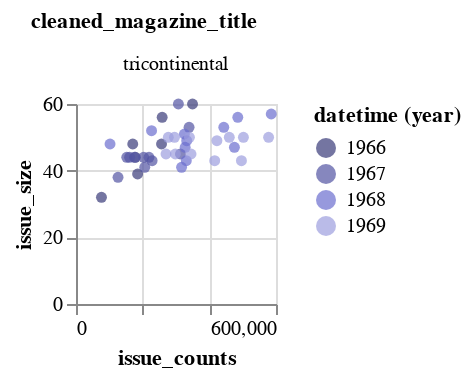

The cell this chart's notebook holds for it:
### Code cell
# Issue size compared to issue tokens
alt.Chart(issues_df).mark_circle().encode(
    x='issue_counts:Q',
    y='issue_size:Q',
    color=alt.Color('year(datetime):O', scale=alt.Scale(scheme='category20b')),
    # color=alt.Color('magazine_title:O', scale=alt.Scale(scheme='category10')),
).properties(
    width=100,
    height=100
).facet(
    facet='cleaned_magazine_title:O',
    # facet='year(datetime):T',
    columns=3
).resolve_scale(x='independent', y='independent')

### Figure 1 — Vega-Lite specification as saved in the notebook (floating-point values rounded to 4 significant figures)
{"config": {"view": {"continuousWidth": 400, "continuousHeight": 300}}, "data": {"name": "data-bf37165a8acb5878565515363259399c"}, "facet": {"field": "cleaned_magazine_title", "type": "ordinal"}, "spec": {"mark": "circle", "encoding": {"color": {"field": "datetime", "scale": {"scheme": "category20b"}, "timeUnit": "year", "type": "ordinal"}, "x": {"field": "issue_counts", "type": "quantitative"}, "y": {"field": "issue_size", "type": "quantitative"}}, "height": 100, "width": 100}, "columns": 3, "resolve": {"scale": {"x": "independent", "y": "independent"}}, "$schema": "https://vega.github.io/schema/vega-lite/v4.17.0.json", "datasets": {"data-bf37165a8acb5878565515363259399c": [{"cleaned_magazine_title": "tricontinental", "datetime": "1966-04-01", "issue_size": 39, "issue_counts": 184828}, {"cleaned_magazine_title": "tricontinental", "datetime": "1966-05-01", "issue_size": 56, "issue_counts": 258462}, {"cleaned_magazine_title": "tricontinental", "datetime": "1966-06-01", "issue_size": 48, "issue_counts": 170258}, {"cleaned_magazine_title": "tricontinental", "datetime": "1966-07-01", "issue_size": 44, "issue_counts": 177998}, {"cleaned_magazine_title": "tricontinental", "datetime": "1966-08-01", "issue_size": 32, "issue_counts": 76404}, {"cleaned_magazine_title": "tricontinental", "datetime": "1966-10-01", "issue_size": 48, "issue_counts": 256572}, {"cleaned_magazine_title": "tricontinental", "datetime": "1966-12-01", "issue_size": 60, "issue_counts": 349546}, {"cleaned_magazine_title": "tricontinental", "datetime": "1967-01-01", "issue_size": 44, "issue_counts": 218942}, {"cleaned_magazine_title": "tricontinental", "datetime": "1967-02-01", "issue_size": 43, "issue_counts": 228276}, {"cleaned_magazine_title": "tricontinental", "datetime": "1967-04-01", "issue_size": 44, "issue_counts": 152282}, {"cleaned_magazine_title": "tricontinental", "datetime": "1967-05-01", "issue_size": 44, "issue_counts": 175822}, {"cleaned_magazine_title": "tricontinental", "datetime": "1967-06-01", "issue_size": 44, "issue_counts": 160784}, {"cleaned_magazine_title": "tricontinental", "datetime": "1967-07-01", "issue_size": 38, "issue_counts": 126063}, {"cleaned_magazine_title": "tricontinental", "datetime": "1967-08-01", "issue_size": 41, "issue_counts": 206228}, {"cleaned_magazine_title": "tricontinental", "datetime": "1967-09-01", "issue_size": 45, "issue_counts": 313341}, {"cleaned_magazine_title": "tricontinental", "datetime": "1967-10-01", "issue_size": 44, "issue_counts": 203038}, {"cleaned_magazine_title": "tricontinental", "datetime": "1967-11-01", "issue_size": 53, "issue_counts": 339232}, {"cleaned_magazine_title": "tricontinental", "datetime": "1967-12-01", "issue_size": 60, "issue_counts": 307160}, {"cleaned_magazine_title": "tricontinental", "datetime": "1968-01-01", "issue_size": 48, "issue_counts": 102125}, {"cleaned_magazine_title": "tricontinental", "datetime": "1968-03-01", "issue_size": 52, "issue_counts": 226665}, {"cleaned_magazine_title": "tricontinental", "datetime": "1968-04-01", "issue_size": 47, "issue_counts": 327529}, {"cleaned_magazine_title": "tricontinental", "datetime": "1968-05-01", "issue_size": 53, "issue_counts": 443382}, {"cleaned_magazine_title": "tricontinental", "datetime": "1968-06-01", "issue_size": 51, "issue_counts": 325188}, {"cleaned_magazine_title": "tricontinental", "datetime": "1968-07-01", "issue_size": 49, "issue_counts": 332064}, {"cleaned_magazine_title": "tricontinental", "datetime": "1968-08-01", "issue_size": 43, "issue_counts": 330896}, {"cleaned_magazine_title": "tricontinental", "datetime": "1968-09-01", "issue_size": 57, "issue_counts": 585753}, {"cleaned_magazine_title": "tricontinental", "datetime": "1968-10-01", "issue_size": 47, "issue_counts": 475266}, {"cleaned_magazine_title": "tricontinental", "datetime": "1968-11-01", "issue_size": 41, "issue_counts": 316694}, {"cleaned_magazine_title": "tricontinental", "datetime": "1968-12-01", "issue_size": 56, "issue_counts": 485401}, {"cleaned_magazine_title": "tricontinental", "datetime": "1969-01-01", "issue_size": 43, "issue_counts": 416121}, {"cleaned_magazine_title": "tricontinental", "datetime": "1969-02-01", "issue_size": 50, "issue_counts": 276894}, {"cleaned_magazine_title": "tricontinental", "datetime": "1969-03-01", "issue_size": 43, "issue_counts": 496296}, {"cleaned_magazine_title": "tricontinental", "datetime": "1969-04-01", "issue_size": 50, "issue_counts": 459887}, {"cleaned_magazine_title": "tricontinental", "datetime": "1969-05-01", "issue_size": 50, "issue_counts": 502241}, {"cleaned_magazine_title": "tricontinental", "datetime": "1969-06-01", "issue_size": 49, "issue_counts": 422744}, {"cleaned_magazine_title": "tricontinental", "datetime": "1969-07-01", "issue_size": 50, "issue_counts": 295512}, {"cleaned_magazine_title": "tricontinental", "datetime": "1969-08-01", "issue_size": 45, "issue_counts": 270048}, {"cleaned_magazine_title": "tricontinental", "datetime": "1969-09-01", "issue_size": 50, "issue_counts": 577815}, {"cleaned_magazine_title": "tricontinental", "datetime": "1969-10-01", "issue_size": 45, "issue_counts": 345043}, {"cleaned_magazine_title": "tricontinental", "datetime": "1969-11-01", "issue_size": 50, "issue_counts": 340330}, {"cleaned_magazine_title": "tricontinental", "datetime": "1969-12-01", "issue_size": 45, "issue_counts": 298122}]}}
